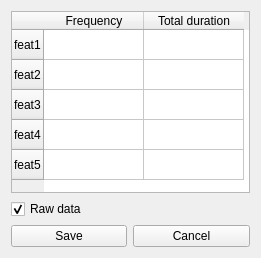
<?xml version="1.0" encoding="UTF-8"?>
<ui version="4.0">
 <class>resultsDialog</class>
 <widget class="QWidget" name="resultsDialog">
  <property name="geometry">
   <rect>
    <x>0</x>
    <y>0</y>
    <width>261</width>
    <height>258</height>
   </rect>
  </property>
  <property name="windowTitle">
   <string>Results</string>
  </property>
  <property name="windowIcon">
   <iconset>
    <normaloff>gibbon.jpg</normaloff>gibbon.jpg</iconset>
  </property>
  <layout class="QGridLayout" name="gridLayout">
   <item row="1" column="0">
    <widget class="QCheckBox" name="rawBox">
     <property name="text">
      <string>Raw data</string>
     </property>
     <property name="checked">
      <bool>true</bool>
     </property>
    </widget>
   </item>
   <item row="2" column="0">
    <widget class="QPushButton" name="saveButton">
     <property name="text">
      <string>Save</string>
     </property>
    </widget>
   </item>
   <item row="0" column="0" colspan="2">
    <widget class="QTableWidget" name="tableWidget">
     <property name="editTriggers">
      <set>QAbstractItemView::NoEditTriggers</set>
     </property>
     <row>
      <property name="text">
       <string>feat1</string>
      </property>
     </row>
     <row>
      <property name="text">
       <string>feat2</string>
      </property>
     </row>
     <row>
      <property name="text">
       <string>feat3</string>
      </property>
     </row>
     <row>
      <property name="text">
       <string>feat4</string>
      </property>
     </row>
     <row>
      <property name="text">
       <string>feat5</string>
      </property>
     </row>
     <column>
      <property name="text">
       <string>Frequency</string>
      </property>
     </column>
     <column>
      <property name="text">
       <string>Total duration</string>
      </property>
     </column>
    </widget>
   </item>
   <item row="2" column="1">
    <widget class="QPushButton" name="cancelButton">
     <property name="text">
      <string>Cancel</string>
     </property>
    </widget>
   </item>
  </layout>
 </widget>
 <resources/>
 <connections/>
</ui>
